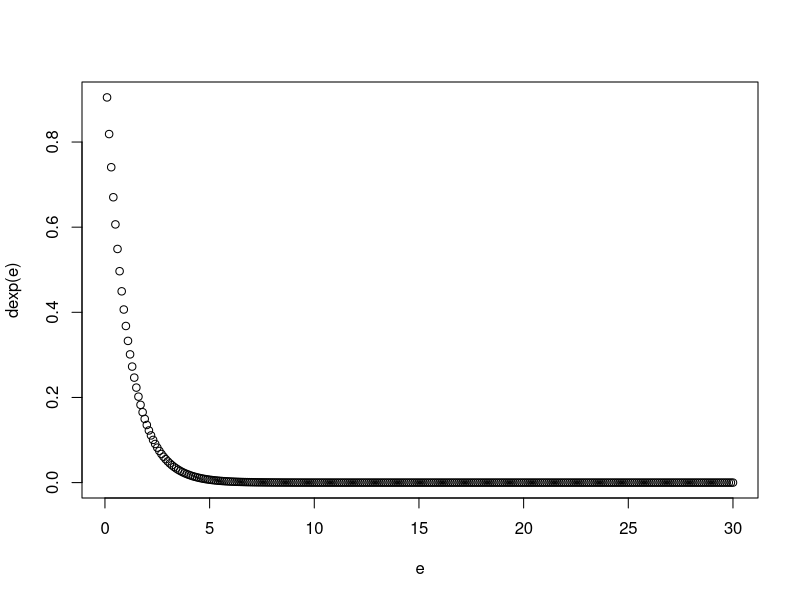
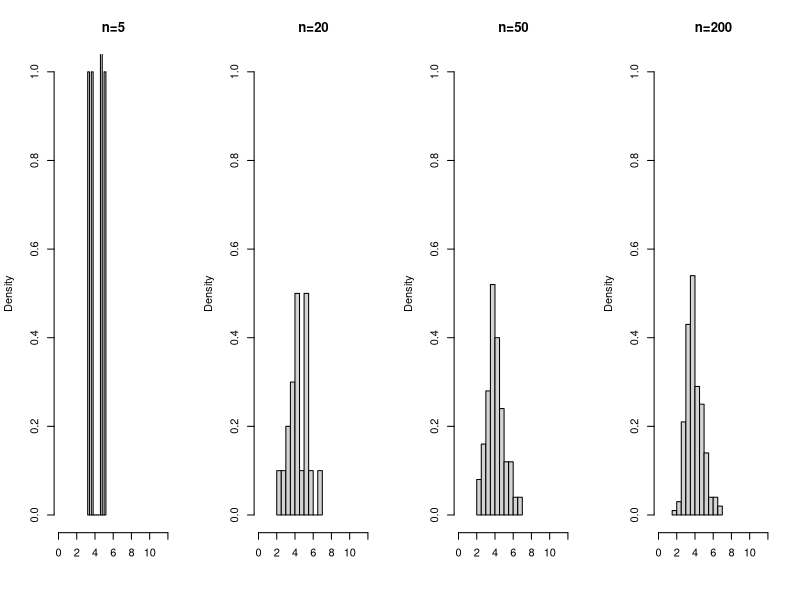
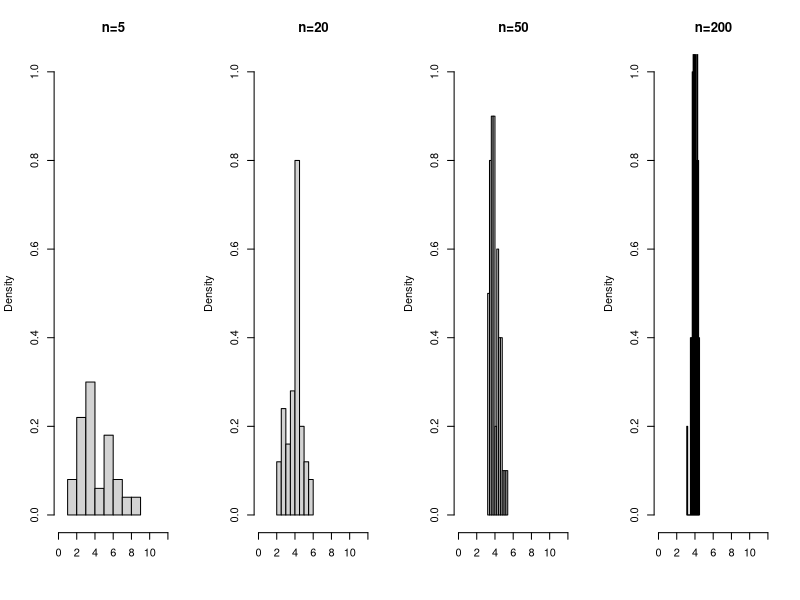
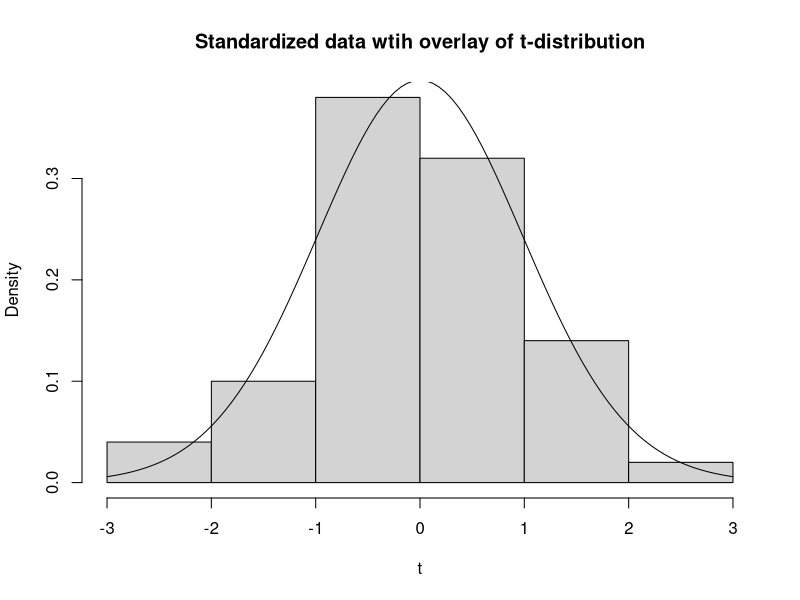
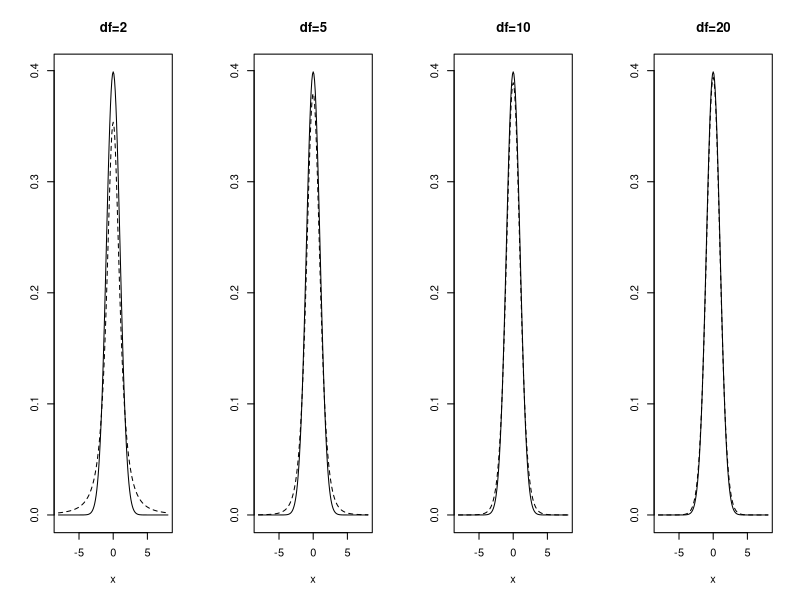
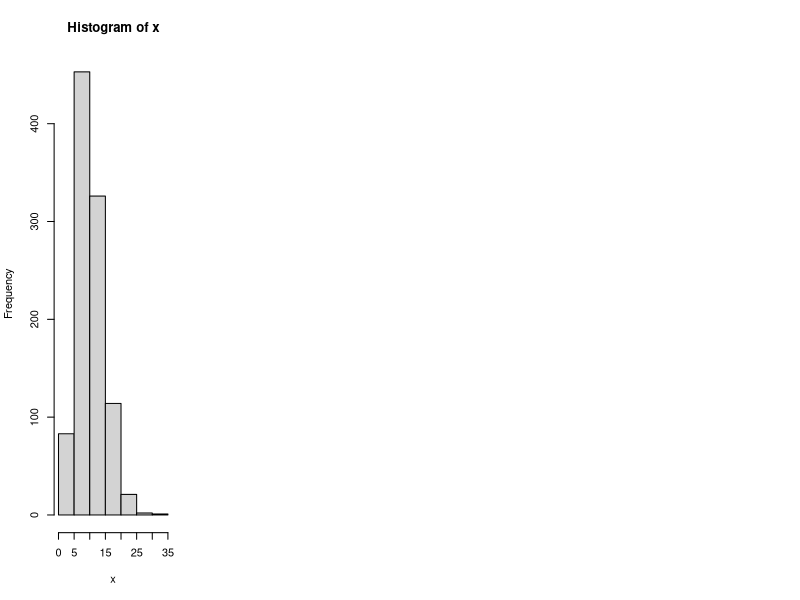
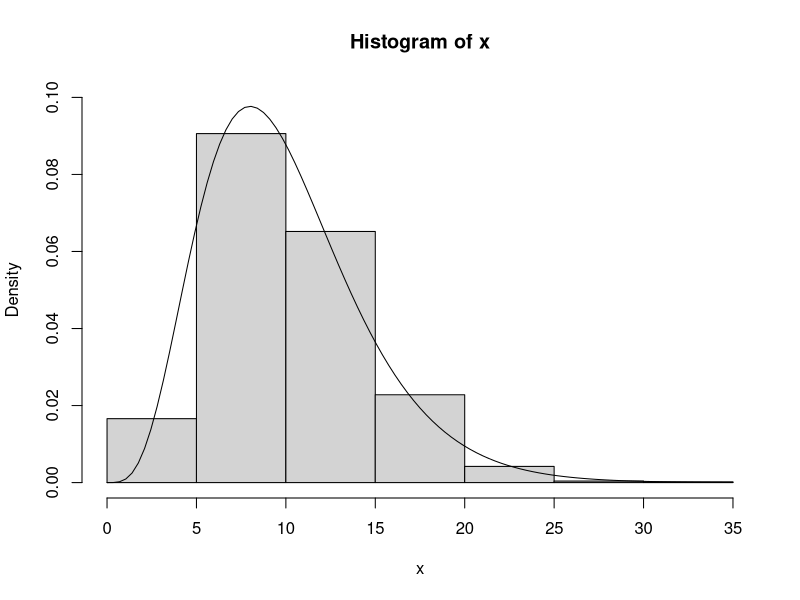

Write R code to recreate these figures, in order.
# Aula 23 - Estatística Inferencial

# Teorema Central do Limite

# Distribuição da média amostral e o efeito 
# do número de repetições dos dados

# Vamos plotar um gráfico de densidade de probabilidade de uma
# distribuição exponencial
e<-seq(.1,30,by=.1)
plot(e,dexp(e))

# Criando uma matriz de n linhas e 20 colunas;
# Cada linha i representa um conjunto de dados e
# a célula ij representa a amostra j do conjunto de dados i
cols<-20
n5<-matrix(rexp(cols*5,rate=0.25),nrow=5)
n20<-matrix(rexp(cols*20,rate=0.25),nrow=20)
n50<-matrix(rexp(cols*50,rate=0.25),nrow=50)
n200<-matrix(rexp(cols*200,rate=0.25),nrow=200)

# Calculando as médias das linhas
n5means<-rowMeans(n5)
n20means<-rowMeans(n20)
n50means<-rowMeans(n50)
n200means<-rowMeans(n200)

# Plotando os resultados
par(mfrow=c(1,4))
hist(n5means,xlab="",prob=T,xlim=range(0:12),ylim=range(0,0.2,0.4,0.6,0.8,1.0),main="n=5",nclass=10)
hist(n20means,xlab="",prob=T,xlim=range(0:12),ylim=range(0,0.2,0.4,0.6,0.8,1.0),main="n=20",nclass=10)
hist(n50means,xlab="",prob=T,xlim=range(0:12),ylim=range(0,0.2,0.4,0.6,0.8,1.0),main="n=50",nclass=10)
hist(n200means,xlab="",prob=T,xlim=range(0:12),ylim=range(0,0.2,0.4,0.6,0.8,1.0),main="n=200",nclass=10)

# Exercício
# Experimente gerar dados que siga uma distribuição diferente daquele
# exemplificado acima. Veja se a distribuição da média amostral nesses casos
# também acabam seguindo uma distribuição normal quando o número de repetições é 
# suficientemente alto.



# Distribuição da média amostral e o efeito do tamanho das
# amostras

# Criando uma matriz de 50 linhas e n colunas;
# Cada linha i representa um conjunto de dados e
# a célula ij representa a amostra j do conjunto de dados i
rows<-50
n5<-matrix(rexp(50*5,rate=0.25),nrow=50)
n20<-matrix(rexp(50*20,rate=0.25),nrow=50)
n50<-matrix(rexp(50*50,rate=0.25),nrow=50)
n200<-matrix(rexp(50*200,rate=0.25),nrow=50)

# Calculando as médias das linhas
n5means<-rowMeans(n5)
n20means<-rowMeans(n20)
n50means<-rowMeans(n50)
n200means<-rowMeans(n200)

# Plotando os resultados
par(mfrow=c(1,4))
hist(n5means,xlab="",prob=T,xlim=range(0:12),ylim=range(0,0.2,0.4,0.6,0.8,1.0),main="n=5",nclass=10)
hist(n20means,xlab="",prob=T,xlim=range(0:12),ylim=range(0,0.2,0.4,0.6,0.8,1.0),main="n=20",nclass=10)
hist(n50means,xlab="",prob=T,xlim=range(0:12),ylim=range(0,0.2,0.4,0.6,0.8,1.0),main="n=50",nclass=10)
hist(n200means,xlab="",prob=T,xlim=range(0:12),ylim=range(0,0.2,0.4,0.6,0.8,1.0),main="n=200",nclass=10)
     
par(mfrow=c(1,1))


# Distribuição t de Student

# Gerando 50 dados que seguem uma distribuição exponencial
# com 200 amostras e lambda(rate) = 0.25
n200<-matrix(rexp(200*50,rate=0.25),nrow=50)

# Calculando as médias de cada conjunto de dado (linha)
n200means<-rowMeans(n200)

# Calculando o t-score para cada média amostral.
# A média de uma população que segue a distribuição exponencial
# é lambda^-1
t<-(n200means- 4)/sd(n200means)

hist(t,prob=T,main="Standardized data wtih overlay of t-distribution")

# função dt(x, df) retorna a densidade de probabilidade dos valores em x
# com df grau de liberdade.
curve(dt(x,50),add=T)

# Plotando algumas distribuições t com diferentes graus de liberdade
x <- seq(-8,8,by=.1)
par(mfrow=c(1,4))
plot(x,dnorm(x),type='l',ylab="",main="df=2")
lines(x,dt(x,df=2),lty=2)
plot(x,dnorm(x),type='l',ylab="",main="df=5")
lines(x,dt(x,df=5),lty=2)
plot(x,dnorm(x),type='l',ylab="",main="df=10")
lines(x,dt(x,df=10),lty=2)
plot(x,dnorm(x),type='l',ylab="",main="df=20")
lines(x,dt(x,df=20),lty=2)

######################

# Qui-quadrado

# 10 amostras aleatórias de N(0,1), soma do  quadrado
s <- rnorm(10)
sum(s^2)

x <- rep(NA, 1000)
for (j in 1:1000){
  x[j] <-sum(rnorm(10)^2)}
hist(x)

par(mfrow=c(1,1))
h <- hist(x, plot=F)
ylim  <- range(0, h$density, 0.10)
hist(x, freq=F, ylim=ylim)
curve(dchisq(x,df=10), add = TRUE)